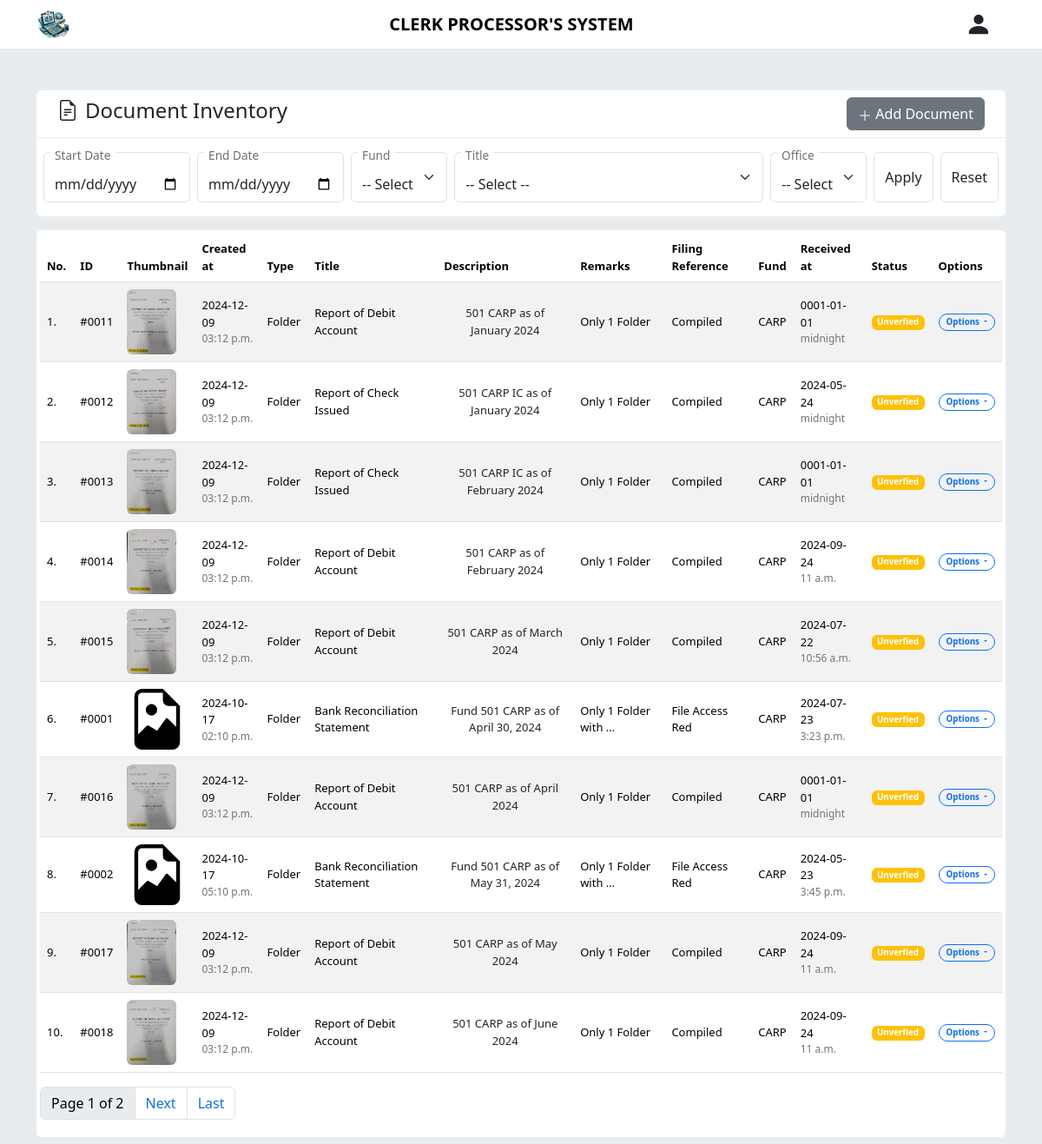
Before: /doc-inventory/ with the older database file.
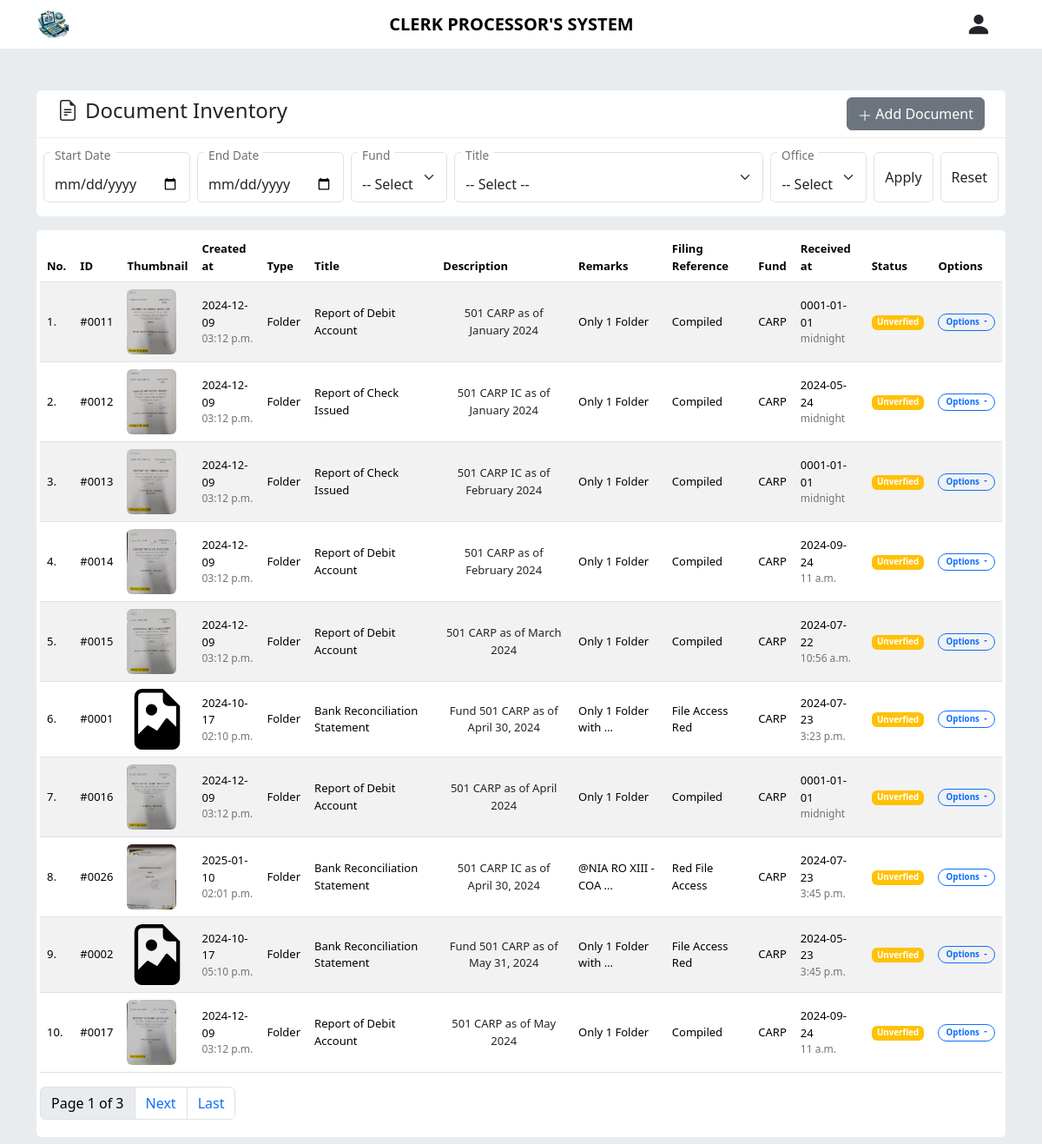
After: the same page with the newer database file.
### docsInventoryHandler/models.py (models this page shows, shortened)
class Document(models.Model):
    type = models.CharField(max_length=100)
    title = models.CharField(max_length=100)
    description = models.CharField(max_length=250)
    doc_year = models.IntegerField()
    doc_month = models.IntegerField()
    remarks = models.CharField(max_length=150)
    filing_ref = models.CharField(max_length=60)
    fund = models.CharField(max_length=10)
    date_received = models.DateField()
    time_received = models.TimeField()
    created_at = models.DateTimeField(auto_now_add=True)
    updated_at = models.DateTimeField(auto_now=True)
    thumbnail = models.FileField(upload_to="MultiFiles/Inventory/thumbnail", blank=True, null=True)
    attachment = models.FileField(upload_to="MultiFiles/Inventory/attachment", blank=True, null=True)
    status = models.CharField(max_length=20, default="unverified")
    office = models.CharField(max_length=100, default="ASDI")

### docsInventoryHandler/views.py (the view)
# urls.py: path("", views.index, name="index"),
def index(request):
    docs = Document.objects.all().order_by('fund', 'doc_month')
    paginator = Paginator(docs, 10)
    page_number = request.GET.get("page")
    page_obj = paginator.get_page(page_number)
    titles = [title[0] for title in DocumentForm.DOCUMENT_TITLE]
    funds = [fund[0] for fund in DocumentForm.FUND_CHOICES]
    offices = [office[0] for office in DocumentForm.OFFICE_CHOICES]
    if request.method == 'POST':
        form = DocumentForm(request.POST, request.FILES)
        if form.is_valid():
            form.save()
            return redirect('docsInventoryIndex')
    else:
        form = DocumentForm()
    return render(request, 'docsInventoryHandler/index.html', {'form': form, 'docs': page_obj, 'titles':titles, 'funds':funds, 'offices':offices, 'page_obj':page_obj})

### docsInventoryHandler/templates/docsInventoryHandler/index.html (shortened to what this page needs)
{% extends 'base/base.html' %}
{% block content %}
<div class="container mt-5">
    <div class="my-2 bg-white rounded-top px-4 py-2 d-flex flex-col justify-content-between">
        <h4 class="d-flex align-items-center gap-2">
            Document Inventory
        </h4>
        {% include 'docsInventoryHandler/modals/modalForm.html' %}
    </div>
    <form class="bg-white rounded-bottom d-flex py-3 gap-2 px-2" style="margin-top: -7px;" action="/doc-inventory/filtered/" method="POST">
            <div class="d-flex flex-col justify-content-start rounded">
                <div class="form-floating">
                    <input type="date" class="form-control" id="dateInput" name="startdate" value="{{filters.startdate}}">
                    <label for="floatingStartDate" style="margin-top: -14px;">Start Date</label>
                </div>
            </div>
            <div class="d-flex flex-col justify-content-start rounded">
                <div class="form-floating">
                    <input type="date" class="form-control" id="dateInput" name="enddate" value="{{filters.enddate}}">
                    <label for="floatingEndDate" style="margin-top: -14px;">End Date</label>
                </div>
            </div>
            <div class="d-flex flex-col justify-content-start rounded">
                <div class="form-floating">
                    <select class="form-select" id="floatingSelect" aria-label="Floating label select example" name="fund">
                    {% if filters.fund %}
                    <option selected value={{filters.fund}}>
                        {{ filters.fund }}
                    </option>
                    {% else %}
                    <option value="">-- Select --</option>
                    {% endif %}
                    </select>
                    <label for="floatingSelect" style="margin-top: -14px;">Fund</label>
                  </div>
            </div>
            <div class="d-flex flex-col justify-content-start rounded">
                <div class="form-floating">
                    <select class="form-select" id="floatingSelect" aria-label="Floating label select example" name="title">
                    {% if filters.title %}
                    <option selected value="{{filters.title}}">
                    {{ filters.title }}
                    <option value="">-- Select --</option>
                    </option>
                    {% else %}
                    <option value="">-- Select --</option>
                    {% endif %}
                    </select>
                    <label for="floatingSelect" style="margin-top: -14px;">Title</label>
                  </div>
            </div>
            <div class="d-flex flex-col justify-content-start rounded">
                <div class="form-floating">
                    <select class="form-select" id="floatingSelect" aria-label="Floating label select example" name="office">
                    {% if filters.office %}
                    <option selected value="{{filters.office}}">
                    {{ filters.office }}
                    <option value="">-- Select --</option>
                    </option>
                    {% else %}
                    <option value="">-- Select --</option>
                    {% endif %}
                    </select>
                    <label for="floatingSelect" style="margin-top: -14px;">Office</label>
                  </div>
            </div>
            <button class="btn border" type="submit">
                  <span>Apply</span>
            </button>
            <button class="btn border" type="reset">
                  <a href="" class="text-decoration-none text-dark">Reset</a>
            </button>
    </form>
    <div class="my-2 bg-white rounded p-1 mt-3">
        {% include 'docsInventoryHandler/tables/documents-table.html' %}
    </div>
</div>
{% endblock %}

### docsInventoryHandler/templates/docsInventoryHandler/tables/documents-table.html (shortened to what this page needs)
{% if docs %}
<table class="table table-striped rounded p-0" style="font-size: 13px;">
    <thead>
      <tr>
        <th scope="col">No.</th>
        <th scope="col">ID</th>
        <th scope="col">Thumbnail</th>
        <th scope="col">Created at</th>
        <th scope="col">Type</th>
        <th scope="col">Title</th>
        <th scope="col">Description</th>
        <th scope="col">Remarks</th>
        <th scope="col">Filing Reference</th>
        <th scope="col">Fund</th>
        <th scope="col">Received at</th>
        <th scope="col">Status</th>
        <th scope="col">Options</th>
      </tr>
    </thead>
    <tbody>
      {% for doc in docs %}
        <tr class="align-middle">
          <td>
            {{forloop.counter }}.
          </td>
          <td>
            #{{ doc.id |stringformat:"04d"}}
          </td>
          <td>
            {% if doc.thumbnail %}
            <a href="/media/{{doc.thumbnail}}">
              <img src="/media/{{doc.thumbnail}}" alt="img" height="75px" class="rounded">
            </a>
            {% endif %}
          </td>
          <td>
            {{doc.created_at|date:"Y-m-d"}}
            <br>
            <div class="text-secondary" style="font-size: 12px;">
              {{doc.created_at|date:"h:m a"}}
            </div>
          </td>
            <td>{{doc.type}}</td>
            <td>{{doc.title}}</td>
            <td>
              <div class="btn align-start p-0" data-bs-toggle="tooltip" data-bs-placement="top" data-bs-title='{{doc.description}}' style="font-size: 13px;">
                {{doc.description|truncatechars:44}}
              </div>
            </td>
            <td>
                {{doc.remarks|truncatechars:20}}
            </td>
            <td>{{doc.filing_ref}}</td>
            <td>{{doc.fund}}</td>
            <td>{{doc.date_received|date:'Y-m-d'}} <div class="text-secondary" style="font-size: 12px;">{{doc.time_received}}</div></td>
            <td>
              {% if doc.status == "verified" %}
              <div class="badge text-bg-success text-white align-middle">
                Verified
              </div>
              {% elif doc.status == "unverified" %}
              <div class="badge text-bg-warning text-white align-middle">
                Unverfied
              </div>
              {% endif %}
            </td>
            <td>
              <div class="btn-group">
                <button type="button" class="btn border border-primary text-primary px-2 py-1 badge rounded-pill dropdown-toggle" data-bs-toggle="dropdown" aria-expanded="false">
                  Options
                </button>
              </div>
            </td>
        </tr>
      {% endfor %}
    </tbody>
  </table>
{% if page_obj.number %}
<nav aria-label="Page navigation example">
  <ul class="pagination">
    <li class="page-item disabled">
      <a href="" class="page-link text-black">
        Page {{ page_obj.number }} of {{ page_obj.paginator.num_pages }}
      </a>
    </li>
    {% if page_obj.has_next %}
    <li class="page-item"><a class="page-link" href="?page={{ page_obj.next_page_number }}">Next</a></li>
    <li class="page-item"><a class="page-link" href="?page={{ page_obj.paginator.num_pages }}">Last</a></li>
    {% endif %}
  </ul>
</nav>
{% endif %}
  {% else %}
  <p class="text-center pt-2">No Records Found</p>
  {% endif %}

Changed rows visible on the page:
no longer on this page (row unchanged): Document: id "0018", thumbnail (picture), created_at "2024-12-09", created_at "03:12 p.m.", type "Folder", title "Report of Debit Account", description "501 CARP as of June 2024", remarks "Only 1 Folder", filing_ref "Compiled", fund "CARP", date_received "2024-09-24", time_received "11 a.m.", status "Unverfied"
added Document: id "0026", thumbnail (picture), created_at "2025-01-10", created_at "02:01 p.m.", type "Folder", title "Bank Reconciliation Statement", description "501 CARP IC as of April 30, 2024", remarks "@NIA RO XIII - COA …", filing_ref "Red File Access", fund "CARP", date_received "2024-07-23", time_received "3:45 p.m.", status "Unverfied"
Other visible differences:
{{ page_obj.paginator.num_pages }}: "2" → "3"
